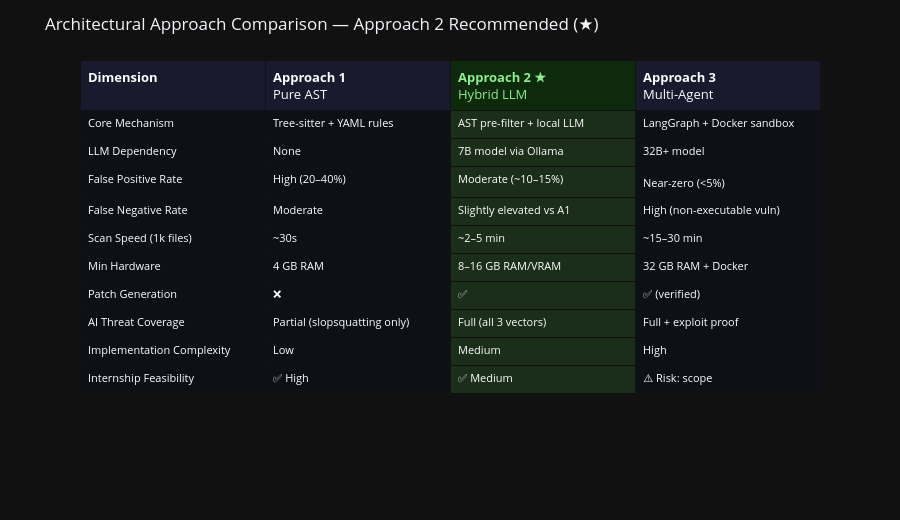

This figure's notebook cell:
### Markdown cell above
<a id='section-3'></a>
## 3. Core Value Proposition

> **ZeroTrust.sh is the only local, AI-threat-aware security scanner built for the agent-loop development cycle — source code never leaves the machine.**

Three architectural proposals were evaluated. The table below summarises the key trade-off dimensions.

### Code cell
dimensions = ['Core Mechanism', 'LLM Dependency', 'False Positive Rate', 'False Negative Rate',
               'Scan Speed (1k files)', 'Min Hardware', 'Patch Generation', 'AI Threat Coverage',
               'Implementation Complexity', 'Internship Feasibility']

a1 = ['Tree-sitter + YAML rules', 'None', 'High (20–40%)', 'Moderate',
      '~30s', '4 GB RAM', '❌', 'Partial (slopsquatting only)',
      'Low', '✅ High']

a2 = ['AST pre-filter + local LLM', '7B model via Ollama', 'Moderate (~10–15%)', 'Slightly elevated vs A1',
      '~2–5 min', '8–16 GB RAM/VRAM', '✅', 'Full (all 3 vectors)',
      'Medium', '✅ Medium']

a3 = ['LangGraph + Docker sandbox', '32B+ model', 'Near-zero (<5%)', 'High (non-executable vuln)',
      '~15–30 min', '32 GB RAM + Docker', '✅ (verified)', 'Full + exploit proof',
      'High', '⚠️ Risk: scope']

row_colors_a2 = ['#1a2e1a'] * len(dimensions)

fig = go.Figure(data=[go.Table(
    header=dict(
        values=['<b>Dimension</b>', '<b>Approach 1</b><br>Pure AST', '<b>Approach 2 ★</b><br>Hybrid LLM', '<b>Approach 3</b><br>Multi-Agent'],
        fill_color=['#1a1a2e', '#1a1a2e', '#0d2a0d', '#1a1a2e'],
        font=dict(color=['white', 'white', '#90EE90', 'white'], size=13),
        align='left'
    ),
    cells=dict(
        values=[dimensions, a1, a2, a3],
        fill_color=[
            ['#0d1117'] * len(dimensions),
            ['#0d1117'] * len(dimensions),
            row_colors_a2,
            ['#0d1117'] * len(dimensions)
        ],
        font=dict(color='white', size=11),
        align='left',
        height=28
    )
)])
fig.update_layout(
    template=DARK,
    title='Architectural Approach Comparison — Approach 2 Recommended (★)',
    height=520,
    margin=dict(t=60, b=10)
)
fig.show()

### Figure 1 — Plotly figure (JSON) as saved in the notebook; plotly's stock layout.template omitted (floating-point values rounded to 4 significant figures)
{"data": [{"cells": {"align": "left", "fill": {"color": [["#0d1117", "#0d1117", "#0d1117", "#0d1117", "#0d1117", "#0d1117", "#0d1117", "#0d1117", "#0d1117", "#0d1117"], ["#0d1117", "#0d1117", "#0d1117", "#0d1117", "#0d1117", "#0d1117", "#0d1117", "#0d1117", "#0d1117", "#0d1117"], ["#1a2e1a", "#1a2e1a", "#1a2e1a", "#1a2e1a", "#1a2e1a", "#1a2e1a", "#1a2e1a", "#1a2e1a", "#1a2e1a", "#1a2e1a"], ["#0d1117", "#0d1117", "#0d1117", "#0d1117", "#0d1117", "#0d1117", "#0d1117", "#0d1117", "#0d1117", "#0d1117"]]}, "font": {"color": "white", "size": 11}, "height": 28, "values": [["Core Mechanism", "LLM Dependency", "False Positive Rate", "False Negative Rate", "Scan Speed (1k files)", "Min Hardware", "Patch Generation", "AI Threat Coverage", "Implementation Complexity", "Internship Feasibility"], ["Tree-sitter + YAML rules", "None", "High (20–40%)", "Moderate", "~30s", "4 GB RAM", "❌", "Partial (slopsquatting only)", "Low", "✅ High"], ["AST pre-filter + local LLM", "7B model via Ollama", "Moderate (~10–15%)", "Slightly elevated vs A1", "~2–5 min", "8–16 GB RAM/VRAM", "✅", "Full (all 3 vectors)", "Medium", "✅ Medium"], ["LangGraph + Docker sandbox", "32B+ model", "Near-zero (<5%)", "High (non-executable vuln)", "~15–30 min", "32 GB RAM + Docker", "✅ (verified)", "Full + exploit proof", "High", "⚠️ Risk: scope"]]}, "header": {"align": "left", "fill": {"color": ["#1a1a2e", "#1a1a2e", "#0d2a0d", "#1a1a2e"]}, "font": {"color": ["white", "white", "#90EE90", "white"], "size": 13}, "values": ["<b>Dimension</b>", "<b>Approach 1</b><br>Pure AST", "<b>Approach 2 ★</b><br>Hybrid LLM", "<b>Approach 3</b><br>Multi-Agent"]}, "type": "table"}], "layout": {"height": 520, "margin": {"b": 10, "t": 60}, "title": {"text": "Architectural Approach Comparison — Approach 2 Recommended (★)"}}}
